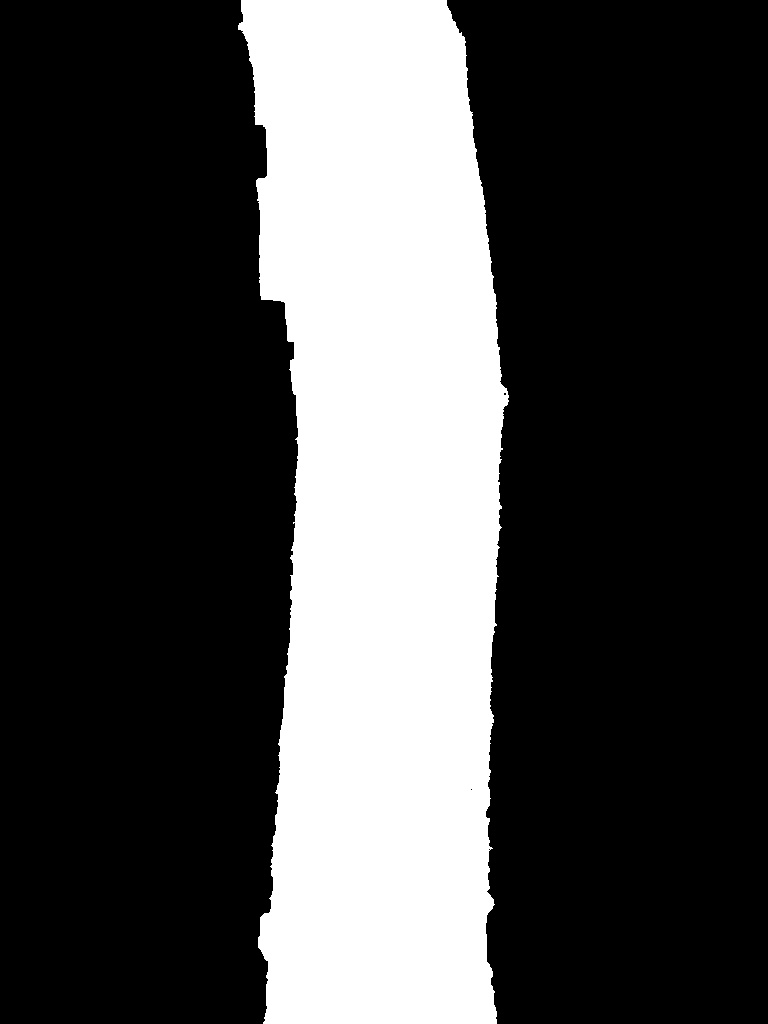
#> input picture output_fils/masks/dab/mask-dab_(15).jpg, 768 x 1024 px, given in place of mask-dab_(1).jpg, which was not available
$ python cropTree.py
#> lines starting #> are read from the running program, lines starting #| are printed output that depends on the picture; after the words box and inside, x2 and y2 are one past the last pixel; in counts of white or black regions, pixels touching at a corner belong together; pictures that were not available may be replaced by others from this repository, and a replacement may not be noted
import cv2 as cv
import numpy as np


def main():
    for i in range(1,90):
        # path_to_image = r'resources\drzewa\masks\dab\test_mask_dab(26).jpg'
        path_to_image = fr'output_fils\masks\dab\mask-dab_({i}).jpg'
        orygnial_mask = cv.imread(path_to_image)
#> orygnial_mask is the input picture: shape (1024, 768, 3); min 0, max 255, mean 71

        output_mask = orygnial_mask.copy()

        output_mask_gray = cv.cvtColor(output_mask, cv.COLOR_BGR2GRAY)
        kernel = np.ones((7,7), np.uint8)
        output_mask_gray = cv.morphologyEx(output_mask_gray, cv.MORPH_CLOSE, kernel)
        contours,_ = cv.findContours(output_mask_gray, cv.RETR_EXTERNAL,cv.CHAIN_APPROX_SIMPLE)
#> contours = 1 contour; box (x1, y1, x2, y2) and area: (232, 0, 512, 1024) 225632
        contours = sorted(contours, key=cv.contourArea, reverse=True)
        cnt = contours[0]
#> cnt = contour of 419 points, box (x1, y1, x2, y2) (232, 0, 512, 1024), area 225632
        rect = cv.minAreaRect(cnt)
#> rect = ((378.9, 511.3), (270.3, 1029), -1.38)
        box = cv.boxPoints(rect)
#> box = [[256.1, 1029], [231.3, 0.233], [501.6, -6.28], [526.4, 1022.4]]
        box = np.intp(box)
#> box = [[256, 1028], [231, 0], [501, -6], [526, 1022]]
        # print(box)
        # print([box])

        #draw minimum area rectangle (rotated rectangle)
        output_mask = cv.drawContours(output_mask,[box],0,(0,255,255),2)
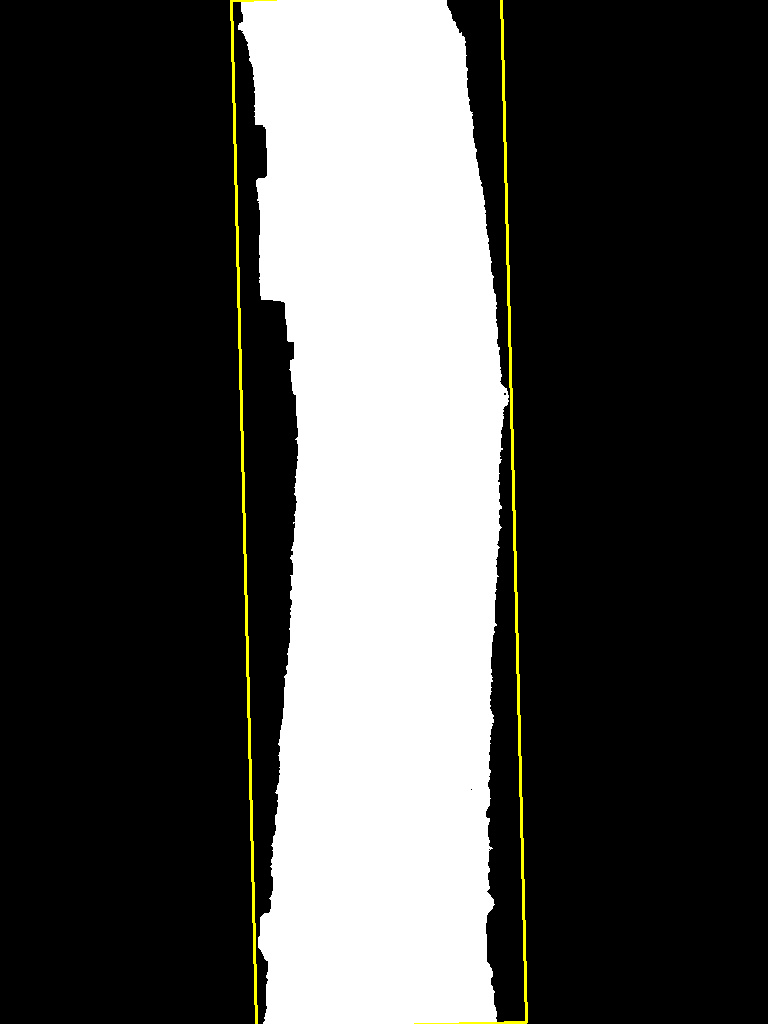
#> output_mask: shape (1024, 768, 3); 0.81% of pixels changed, all inside (x1, y1, x2, y2) = (230, 0, 528, 1024)

        rect_width = rect[1][0]
#> rect_width = 270.3
        rect_height = rect[1][1]
#> rect_height = 1029
        angle = rect[2] if rect_width < rect_height else rect[2]-90
#> angle = -1.38
        height, width = output_mask.shape[:2]
#> height = 1024; width = 768
        center = (width / 2, height / 2)
#> center = (384, 512)
        M = cv.getRotationMatrix2D(center, angle, 1.0)
#> M = [[1, -0.0241, 12.46], [0.0241, 1, -9.11]]

        # Wykonujemy transformację obrazu
        rotated_mask = cv.warpAffine(output_mask, M, (width, height))
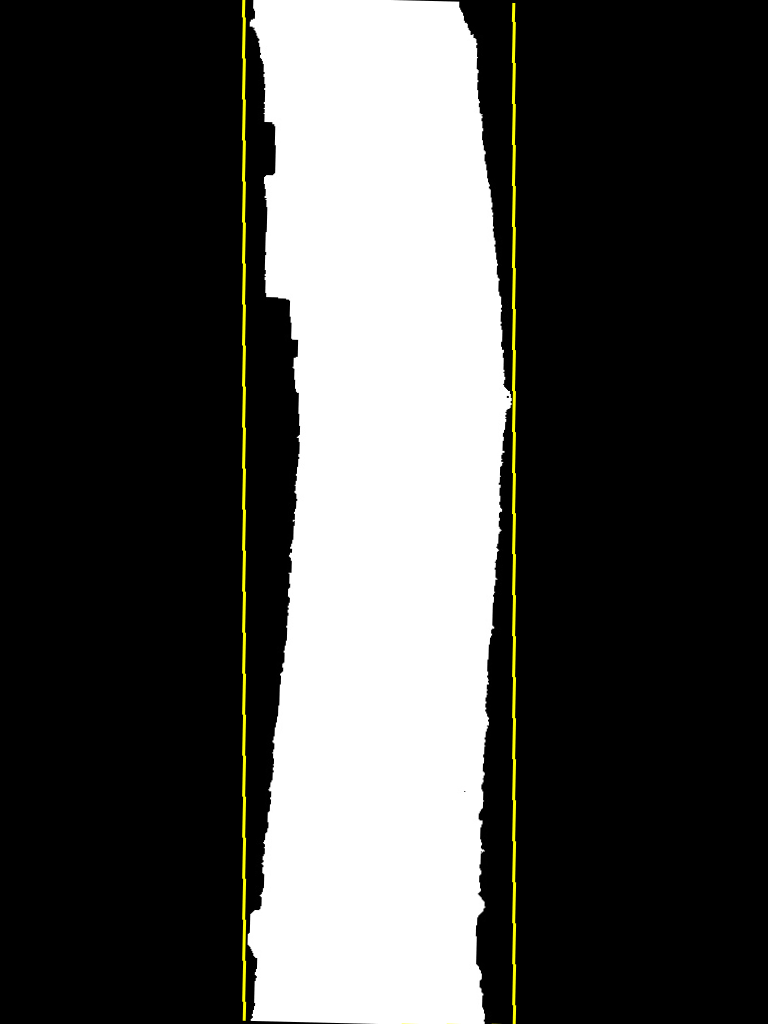
#> rotated_mask: shape (1024, 768, 3); mean B, G, R 70.9, 72.9, 72.9
        # rotated_mask = cv.morphologyEx(rotated_mask, cv.MORPH_CLOSE, kernel)

        middle_column = rotated_mask.shape[1]//2
#> middle_column = 384

        #search from right to middle column
        right_columne_index = 0
        for col_index in range(middle_column):
            if 0 not in rotated_mask[:, col_index]:
                right_columne_index = col_index
                break
        cv.line(rotated_mask, (right_columne_index,0),
                (right_columne_index, rotated_mask.shape[0]), (0,0,255), 1)

        #search from left to middle column
        left_columne_index = 0
        for col_index in reversed(range(middle_column, rotated_mask.shape[1])):
            if 0 not in rotated_mask[:, col_index]:
                left_columne_index = col_index
                break
        cv.line(rotated_mask, (left_columne_index,0),
                (left_columne_index, rotated_mask.shape[0]), (0,0,255), 1)
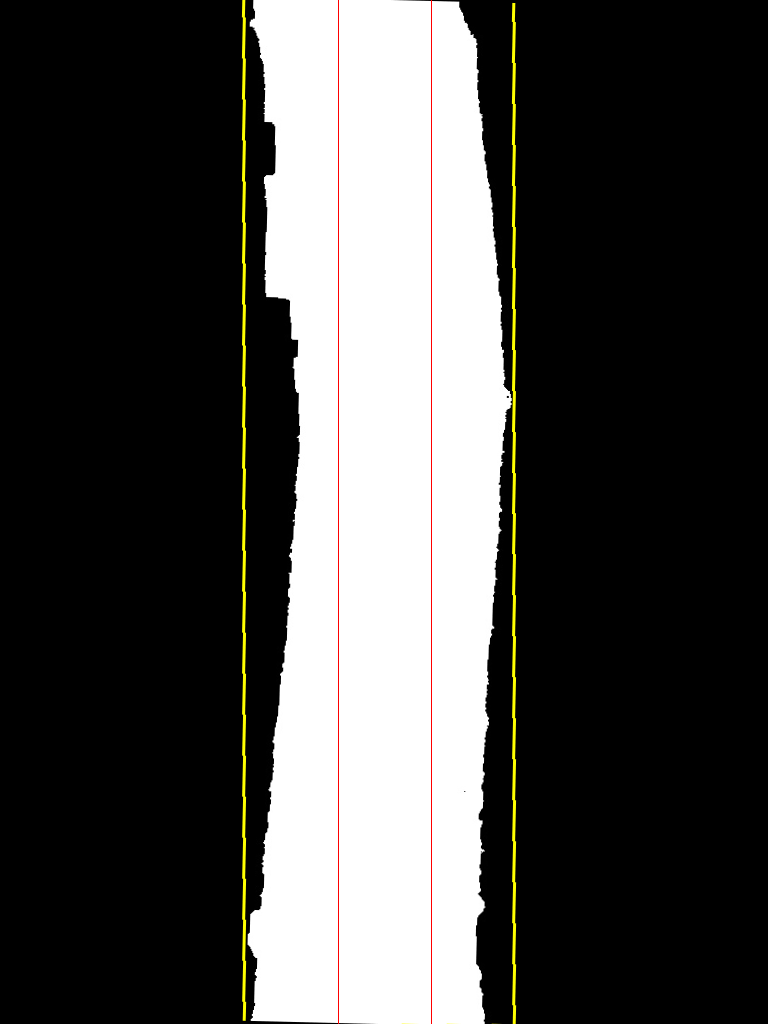
#> rotated_mask: shape (1024, 768, 3); mean B, G, R 70.2, 72.2, 72.9

        # [22 lines of commented-out code are left out]
        cv.imshow('Oryginal mask', orygnial_mask)
        cv.imshow('Output mask', output_mask)
        cv.imshow('rotated mask', rotated_mask)

        key = cv.waitKey(0)
#> (key q is pressed here)
        if key == ord('q') or key == ord('Q') or key == 27:
            exit()
#> (the program exits here)

$ run again, on output_fils/masks/dab/mask-dab_(41).jpg
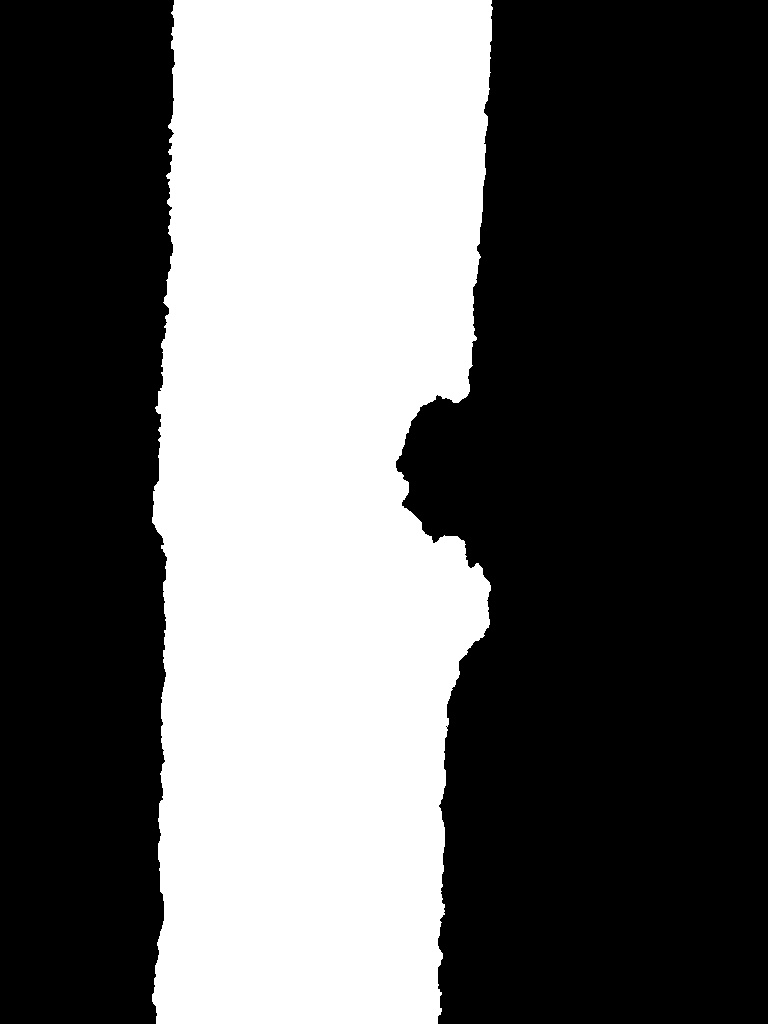
#> input picture output_fils/masks/dab/mask-dab_(41).jpg, 768 x 1024 px, given in place of mask-dab_(1).jpg, which was not available
#> in main, orygnial_mask is the input picture: shape (1024, 768, 3); min 0, max 255, mean 97.9
#> contours = 1 contour; box (x1, y1, x2, y2) and area: (152, 0, 496, 1024) 308520
#> cnt = contour of 425 points, box (x1, y1, x2, y2) (152, 0, 496, 1024), area 308520
#> rect = ((323.5, 511.5), (1023, 343), -90)
#> box = [[495, 1023], [152, 1023], [152, 0], [495, 0]]
#> in main, `output_mask = cv.drawContours(output_mask,[box],0,(0,255,255),2)`:
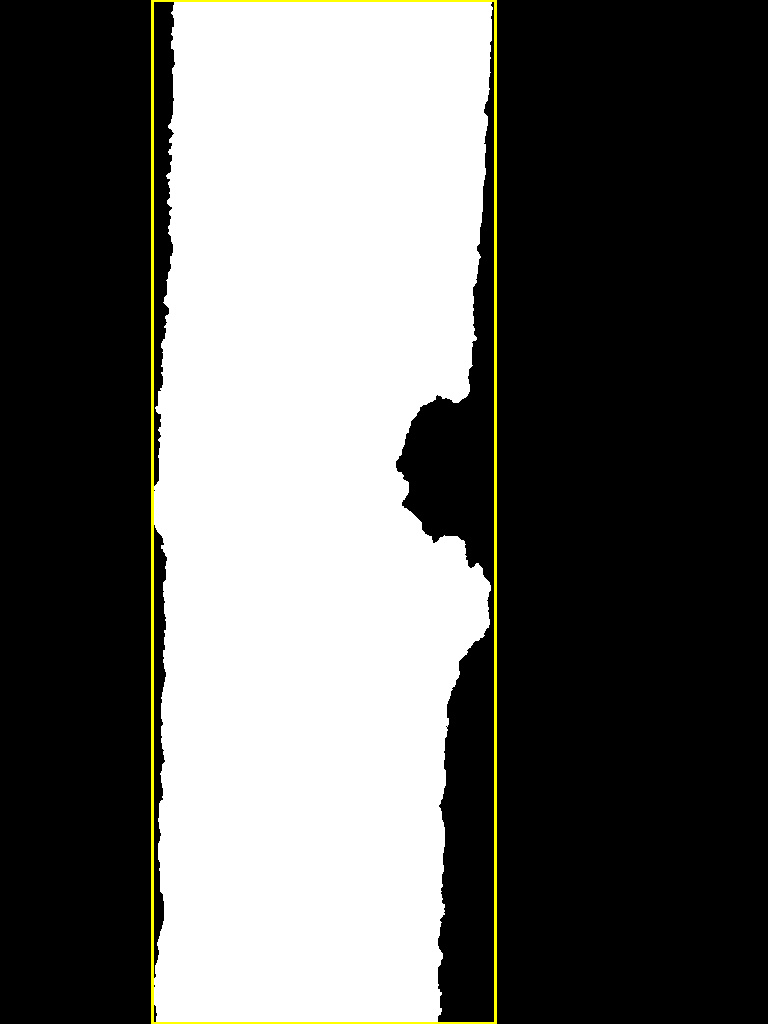
#> output_mask: shape (1024, 768, 3); 0.95% of pixels changed, all inside (x1, y1, x2, y2) = (151, 0, 497, 1024)
#> rect_width = 1023
#> rect_height = 343
#> angle = -180
#> M = [[-1, -1.22e-16, 768], [1.22e-16, -1, 1024]]
#> in main, `cv.line(rotated_mask, (right_columne_index,0), (right_columne_index, r..`:
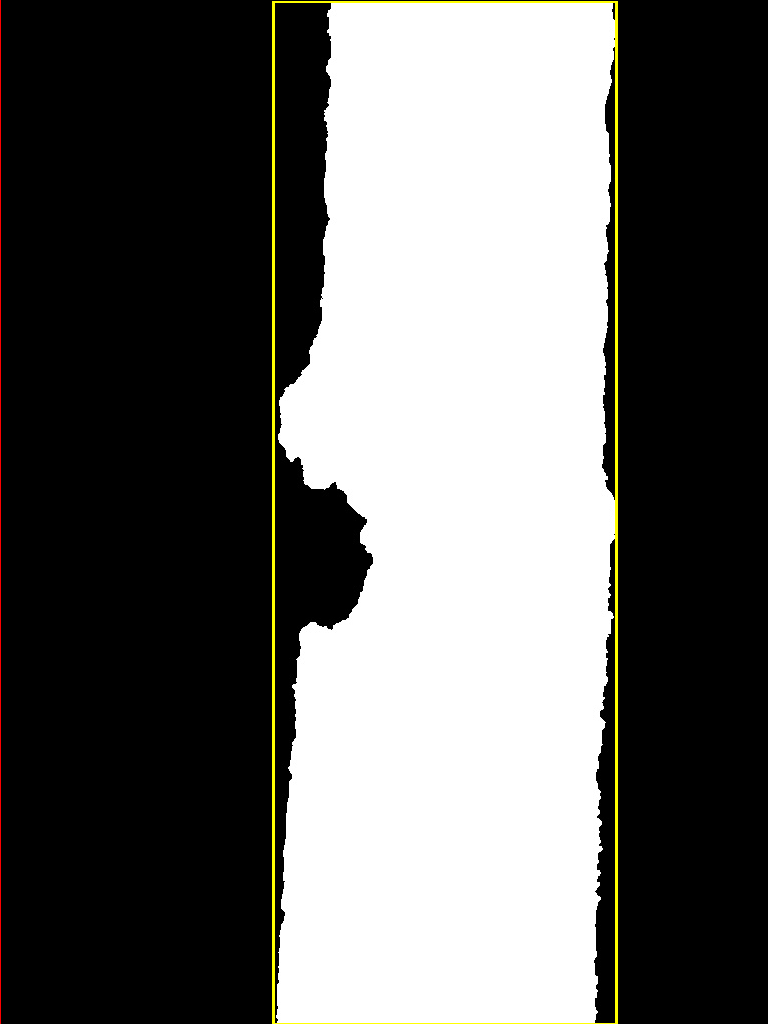
#> rotated_mask: shape (1024, 768, 3); mean B, G, R 97.5, 99.8, 100.1
